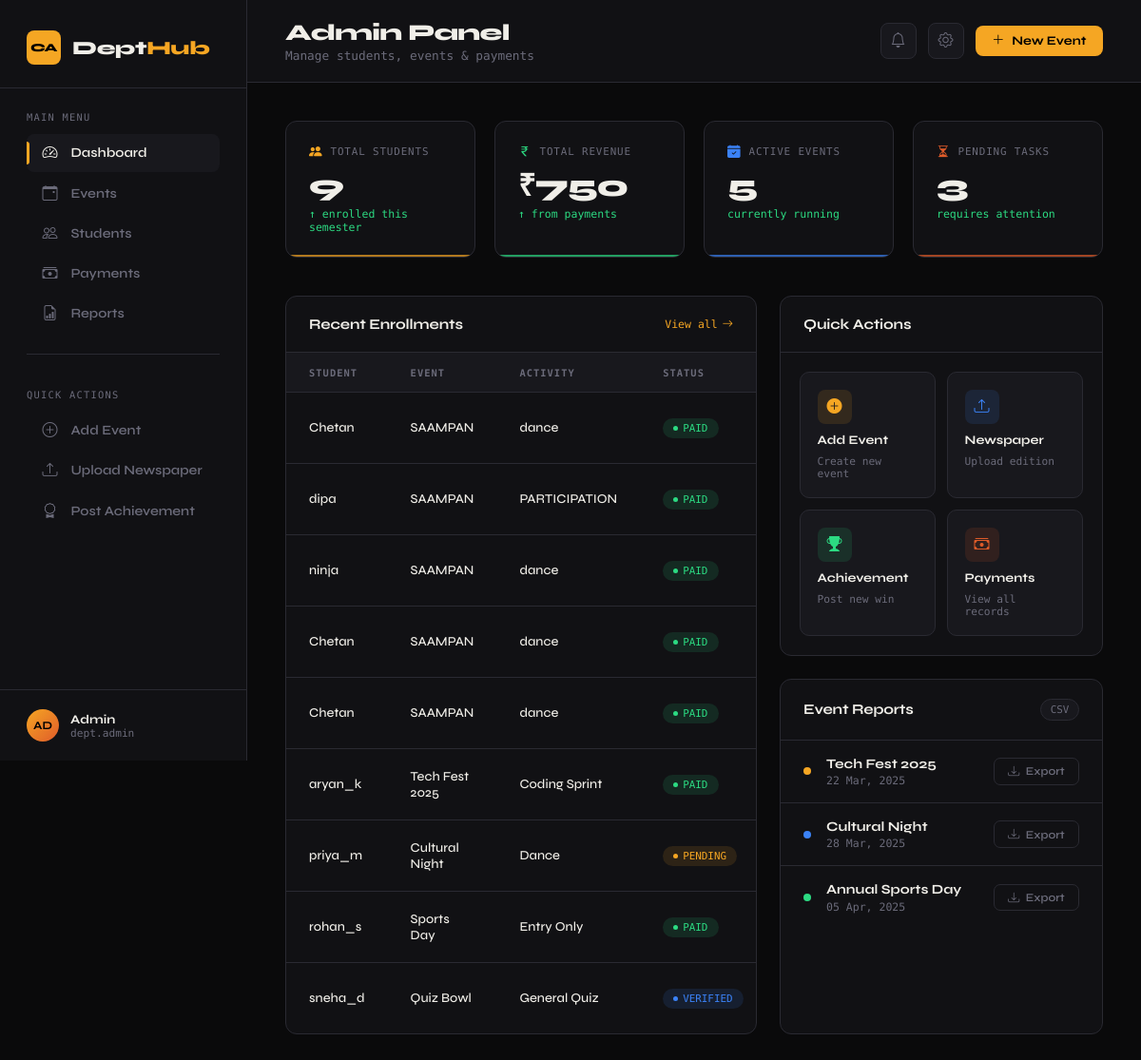
Page /dept-admin/ (signed in) on the committed database.
### events/models.py (models this page shows, shortened)
class Enrollment(models.Model):
    user = models.ForeignKey(settings.AUTH_USER_MODEL, on_delete=models.CASCADE)
    event = models.ForeignKey(Event, on_delete=models.CASCADE)
    activity = models.ForeignKey(Activity, on_delete=models.CASCADE, null=True, blank=True)
    team_name = models.CharField(max_length=100, blank=True, null=True)
    participants_list = models.TextField(help_text="Names of group members", blank=True)
    payment_status = models.BooleanField(default=False)
    transaction_id = models.CharField(max_length=100, blank=True)
    razorpay_order_id = models.CharField(max_length=100, blank=True, null=True)
    razorpay_payment_id = models.CharField(max_length=100, blank=True, null=True)
    razorpay_signature = models.CharField(max_length=200, blank=True, null=True)
    enrolled_at = models.DateTimeField(auto_now_add=True)

class Event(models.Model):
    title = models.CharField(max_length=200)
    description = models.TextField()
    date = models.DateTimeField()
    venue = models.CharField(max_length=200)
    fee = models.DecimalField(max_digits=10, decimal_places=2, default=0.00)
    image = models.ImageField(upload_to='event_images/', blank=True, null=True)
    created_at = models.DateTimeField(auto_now_add=True)

class Activity(models.Model):
    ACTIVITY_TYPES = (
        ('solo', 'Solo'),
        ('group', 'Group'),
        ('volunteer', 'Volunteer'),
    )
    event = models.ForeignKey(Event, on_delete=models.CASCADE, related_name='activities')
    name = models.CharField(max_length=100)
    category = models.CharField(max_length=50, choices=ACTIVITY_TYPES, default='solo')
    description = models.TextField(blank=True)
    max_participants = models.IntegerField(default=1)

### users/models.py (models this page shows, shortened)
class User(AbstractUser):
    ROLE_CHOICES = (
        ('student', 'Student'),
        ('admin', 'Admin'),
    )
    DEPT_CHOICES = (
        ('BCA', 'BCA'),
        ('MCA', 'MCA'),
        ('OTHER', 'Other Department'),
    )
    role = models.CharField(max_length=10, choices=ROLE_CHOICES, default='student')
    roll_number = models.CharField(max_length=20, unique=True, null=True, blank=True)
    phone = models.CharField(max_length=15, blank=True)
    phone_number = models.CharField(max_length=15, blank=True)
    college_email = models.EmailField(blank=True)
    department = models.CharField(max_length=10, choices=DEPT_CHOICES, blank=True)
    is_profile_complete = models.BooleanField(default=False)

### core/views.py (the view)
# urls.py: path('dept-admin/', admin_dashboard, name='admin_dashboard'),
@user_passes_test(is_admin)
def admin_dashboard(request):
    paid_enrollments = Enrollment.objects.filter(payment_status=True)
    context = {
        'total_students':     User.objects.filter(role='student').count(),
        'total_events':       Event.objects.count(),
        'total_revenue':      paid_enrollments.aggregate(Sum('event__fee'))['event__fee__sum'] or 0,
        'recent_enrollments': paid_enrollments.select_related('user', 'event').order_by('-enrolled_at')[:10],
        'upcoming_events':    Event.objects.filter(date__gte=timezone.now()).order_by('date')[:5],  # Only upcoming
    }
    return render(request, 'admin/admin_dashboard.html', context)

### core/views.py (called while the page is built)
def is_admin(user):
    return user.is_superuser or (hasattr(user, 'role') and user.role == 'admin')

### templates/admin/admin_dashboard.html (shortened to what this page needs)
<!DOCTYPE html>
<html lang="en">
<head>
    <link href="https://cdn.jsdelivr.net/npm/bootstrap-icons@1.11.0/font/bootstrap-icons.css" rel="stylesheet">
</head>
<body>
<aside class="sidebar" id="sidebar">
    <div class="sidebar-logo">
        <div class="logo-icon" style="font-size:.75rem; font-weight:900; letter-spacing:-.04em;">CA</div>
        <span class="logo-text">Dept<span>Hub</span></span>
    </div>
    <div class="sidebar-section">
        <p class="section-label">Main Menu</p>
        <a href="#" class="nav-item active"><i class="bi bi-speedometer2"></i> Dashboard</a>
        <a href="#" class="nav-item"><i class="bi bi-calendar-event"></i> Events</a>
        <a href="#" class="nav-item"><i class="bi bi-people"></i> Students</a>
        <a href="#" class="nav-item"><i class="bi bi-cash-stack"></i> Payments</a>
        <a href="#" class="nav-item"><i class="bi bi-file-earmark-bar-graph"></i> Reports</a>
    </div>
    <hr class="sidebar-divider">
    <div class="sidebar-section">
        <p class="section-label">Quick Actions</p>
        <a href="/admin/events/event/add/" class="nav-item"><i class="bi bi-plus-circle"></i> Add Event</a>
        <a href="/admin/core/monthlynewspaper/add/" class="nav-item"><i class="bi bi-upload"></i> Upload Newspaper</a>
        <a href="/admin/core/achievement/add/" class="nav-item"><i class="bi bi-award"></i> Post Achievement</a>
    </div>
    <div class="sidebar-footer">
        <div class="user-chip">
            <div class="user-avatar">AD</div>
            <div>
                <div class="user-name">Admin</div>
                <div class="user-role">dept.admin</div>
            </div>
        </div>
    </div>
</aside>
<div class="main">
    <header class="topbar">
        <div class="topbar-left">
            <h1>Admin Panel</h1>
            <p>Manage students, events &amp; payments</p>
        </div>
        <div class="topbar-right">
            <div class="icon-btn"><i class="bi bi-bell"></i></div>
            <div class="icon-btn"><i class="bi bi-gear"></i></div>
            <a href="/admin/events/event/add/" class="pill-btn">
                <i class="bi bi-plus-lg"></i> New Event
            </a>
        </div>
    </header>
    <div class="content">
        <div class="stats-grid">
            <div class="stat-card" style="--card-color: var(--accent)">
                <div class="stat-label"><i class="bi bi-people-fill"></i> Total Students</div>
                <div class="stat-value">{{ total_students }}</div>
                <div class="stat-delta">↑ enrolled this semester</div>
            </div>
            <div class="stat-card" style="--card-color: var(--green)">
                <div class="stat-label"><i class="bi bi-currency-rupee"></i> Total Revenue</div>
                <div class="stat-value">₹{{ total_revenue }}</div>
                <div class="stat-delta">↑ from payments</div>
            </div>
            <div class="stat-card" style="--card-color: var(--blue)">
                <div class="stat-label"><i class="bi bi-calendar-check-fill"></i> Active Events</div>
                <div class="stat-value">{{ total_events }}</div>
                <div class="stat-delta">currently running</div>
            </div>
            <div class="stat-card" style="--card-color: #e05c2a">
                <div class="stat-label"><i class="bi bi-hourglass-split"></i> Pending Tasks</div>
                <div class="stat-value">3</div>
                <div class="stat-delta">requires attention</div>
            </div>
        </div>
        <div class="grid-3-1">
            <div class="panel">
                <div class="panel-header">
                    <span class="panel-title">Recent Enrollments</span>
                    <a href="/admin/events/enrollment/" class="view-all">View all <i class="bi bi-arrow-right"></i></a>
                </div>
                <table>
                    <thead>
                        <tr>
                            <th>Student</th>
                            <th>Event</th>
                            <th>Activity</th>
                            <th>Status</th>
                        </tr>
                    </thead>
                    <tbody>
                        {% for en in recent_enrollments %}
                        <tr>
                            <td>{{ en.user.username }}</td>
                            <td>{{ en.event.title }}</td>
                            <td>{{ en.activity.name|default:"Entry Only" }}</td>
                            <td><span class="badge badge-green">PAID</span></td>
                        </tr>
                        {% endfor %}
                        <tr>
                            <td>aryan_k</td>
                            <td>Tech Fest 2025</td>
                            <td>Coding Sprint</td>
                            <td><span class="badge badge-green">PAID</span></td>
                        </tr>
                        <tr>
                            <td>priya_m</td>
                            <td>Cultural Night</td>
                            <td>Dance</td>
                            <td><span class="badge badge-amber">PENDING</span></td>
                        </tr>
                        <tr>
                            <td>rohan_s</td>
                            <td>Sports Day</td>
                            <td>Entry Only</td>
                            <td><span class="badge badge-green">PAID</span></td>
                        </tr>
                        <tr>
                            <td>sneha_d</td>
                            <td>Quiz Bowl</td>
                            <td>General Quiz</td>
                            <td><span class="badge badge-blue">VERIFIED</span></td>
                        </tr>
                    </tbody>
                </table>
            </div>
            <div style="display:flex;flex-direction:column;gap:1.5rem;">
                <div class="panel">
                    <div class="panel-header">
                        <span class="panel-title">Quick Actions</span>
                    </div>
                    <div class="action-grid">
                        <a href="/admin/events/event/add/" class="action-card">
                            <div class="action-icon" style="background:rgba(245,166,35,.12);color:var(--accent)">
                                <i class="bi bi-plus-circle-fill"></i>
                            </div>
                            <div class="action-title">Add Event</div>
                            <div class="action-desc">Create new event</div>
                        </a>
                        <a href="/admin/core/monthlynewspaper/add/" class="action-card">
                            <div class="action-icon" style="background:rgba(59,130,246,.12);color:var(--blue)">
                                <i class="bi bi-upload"></i>
                            </div>
                            <div class="action-title">Newspaper</div>
                            <div class="action-desc">Upload edition</div>
                        </a>
                        <a href="/admin/core/achievement/add/" class="action-card">
                            <div class="action-icon" style="background:rgba(44,218,130,.12);color:var(--green)">
                                <i class="bi bi-trophy-fill"></i>
                            </div>
                            <div class="action-title">Achievement</div>
                            <div class="action-desc">Post new win</div>
                        </a>
                        <a href="/admin/events/enrollment/" class="action-card">
                            <div class="action-icon" style="background:rgba(224,92,42,.12);color:var(--accent2)">
                                <i class="bi bi-cash-stack"></i>
                            </div>
                            <div class="action-title">Payments</div>
                            <div class="action-desc">View all records</div>
                        </a>
                    </div>
                </div>
                <div class="panel" style="flex:1">
                    <div class="panel-header">
                        <span class="panel-title">Event Reports</span>
                        <span class="panel-badge">CSV</span>
                    </div>
                    <div class="event-item">
                        <div class="event-dot"></div>
                        <div style="flex:1">
                            <div class="event-title">Tech Fest 2025</div>
                            <div class="event-date">22 Mar, 2025</div>
                        </div>
                        <a href="#" class="csv-btn"><i class="bi bi-download"></i> Export</a>
                    </div>
                    <div class="event-item">
                        <div class="event-dot" style="background:var(--blue)"></div>
                        <div style="flex:1">
                            <div class="event-title">Cultural Night</div>
                            <div class="event-date">28 Mar, 2025</div>
                        </div>
                        <a href="#" class="csv-btn"><i class="bi bi-download"></i> Export</a>
                    </div>
                    <div class="event-item">
                        <div class="event-dot" style="background:var(--green)"></div>
                        <div style="flex:1">
                            <div class="event-title">Annual Sports Day</div>
                            <div class="event-date">05 Apr, 2025</div>
                        </div>
                        <a href="#" class="csv-btn"><i class="bi bi-download"></i> Export</a>
                    </div>
                </div>
            </div>
        </div>
    </div>
</div>
</body>
</html>

### rows in the picture
Enrollment: user.username "Chetan", event "SAAMPAN", activity.name "dance"
Enrollment: user.username "dipa", event "SAAMPAN", activity.name "PARTICIPATION"
Enrollment: user.username "ninja", event "SAAMPAN", activity.name "dance"
Enrollment: user.username "Chetan", event "SAAMPAN", activity.name "dance"
Enrollment: user.username "Chetan", event "SAAMPAN", activity.name "dance"

### other values in the picture
{{ total_students }} "9"
{{ total_revenue }} "750"
{{ total_events }} "5"
